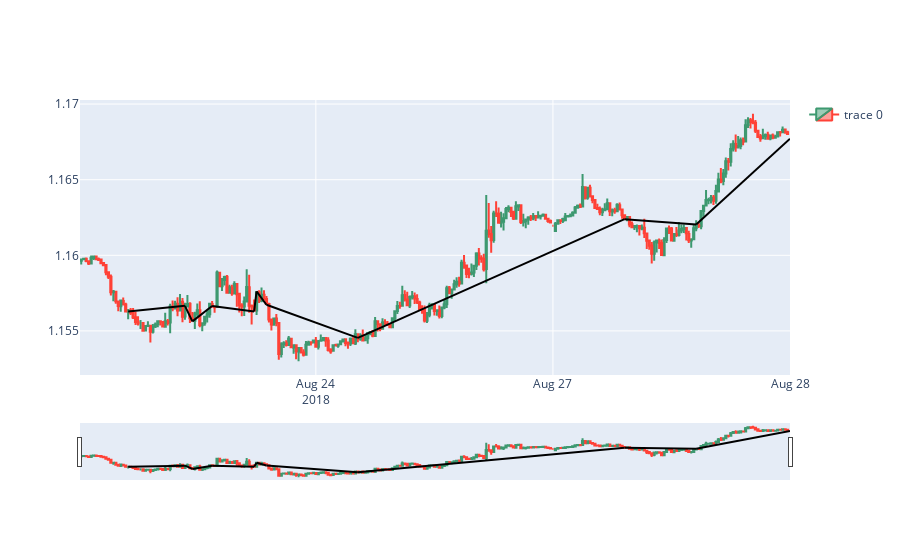

Notebook source saved alongside this figure:
### Code cell
visualize()

### Figure 1 — Plotly figure (JSON) as saved in the notebook; plotly's stock layout.template omitted (floating-point values rounded to 4 significant figures; data arrays with more than 128 entries replaced by an {"elided": "..."} marker saying what was removed)
{"data": [{"close": {"elided": "479 str values"}, "high": {"elided": "479 str values"}, "low": {"elided": "479 str values"}, "open": {"elided": "479 str values"}, "x": {"elided": "479 str values"}, "type": "candlestick"}, {"line": {"color": "black", "width": 2}, "mode": "lines", "name": "Position SIM_EIGHTCAP-1-001", "showlegend": false, "x": ["2018-08-23T05:00:00+00:00", "2018-08-23T10:45:00+00:00"], "y": [1.156, 1.157], "type": "scatter"}, {"line": {"color": "black", "width": 2}, "mode": "lines", "name": "Position SIM_EIGHTCAP-1-002", "showlegend": false, "x": ["2018-08-23T10:45:00+00:00", "2018-08-23T11:30:00+00:00"], "y": [1.157, 1.156], "type": "scatter"}, {"line": {"color": "black", "width": 2}, "mode": "lines", "name": "Position SIM_EIGHTCAP-1-003", "showlegend": false, "x": ["2018-08-23T11:30:00+00:00", "2018-08-23T13:30:00+00:00"], "y": [1.156, 1.157], "type": "scatter"}, {"line": {"color": "black", "width": 2}, "mode": "lines", "name": "Position SIM_EIGHTCAP-1-004", "showlegend": false, "x": ["2018-08-23T13:30:00+00:00", "2018-08-23T17:45:00+00:00"], "y": [1.157, 1.156], "type": "scatter"}, {"line": {"color": "black", "width": 2}, "mode": "lines", "name": "Position SIM_EIGHTCAP-1-005", "showlegend": false, "x": ["2018-08-23T17:45:00+00:00", "2018-08-23T18:00:00+00:00"], "y": [1.156, 1.158], "type": "scatter"}, {"line": {"color": "black", "width": 2}, "mode": "lines", "name": "Position SIM_EIGHTCAP-1-006", "showlegend": false, "x": ["2018-08-23T18:00:00+00:00", "2018-08-23T19:00:00+00:00"], "y": [1.158, 1.157], "type": "scatter"}, {"line": {"color": "black", "width": 2}, "mode": "lines", "name": "Position SIM_EIGHTCAP-1-007", "showlegend": false, "x": ["2018-08-23T19:00:00+00:00", "2018-08-24T04:15:00+00:00"], "y": [1.157, 1.155], "type": "scatter"}, {"line": {"color": "black", "width": 2}, "mode": "lines", "name": "Position SIM_EIGHTCAP-1-008", "showlegend": false, "x": ["2018-08-24T04:15:00+00:00", "2018-08-27T07:15:00+00:00"], "y": [1.155, 1.162], "type": "scatter"}, {"line": {"color": "black", "width": 2}, "mode": "lines", "name": "Position SIM_EIGHTCAP-1-009", "showlegend": false, "x": ["2018-08-27T07:15:00+00:00", "2018-08-27T14:30:00+00:00"], "y": [1.162, 1.162], "type": "scatter"}, {"line": {"color": "black", "width": 2}, "mode": "lines", "name": "Position SIM_EIGHTCAP-1-010", "showlegend": false, "x": ["2018-08-27T14:30:00+00:00", "2018-08-27T23:59:56.563000+00:00"], "y": [1.162, 1.168], "type": "scatter"}], "layout": {"xaxis": {"rangebreaks": [{"bounds": ["sat", "mon"]}]}}}
